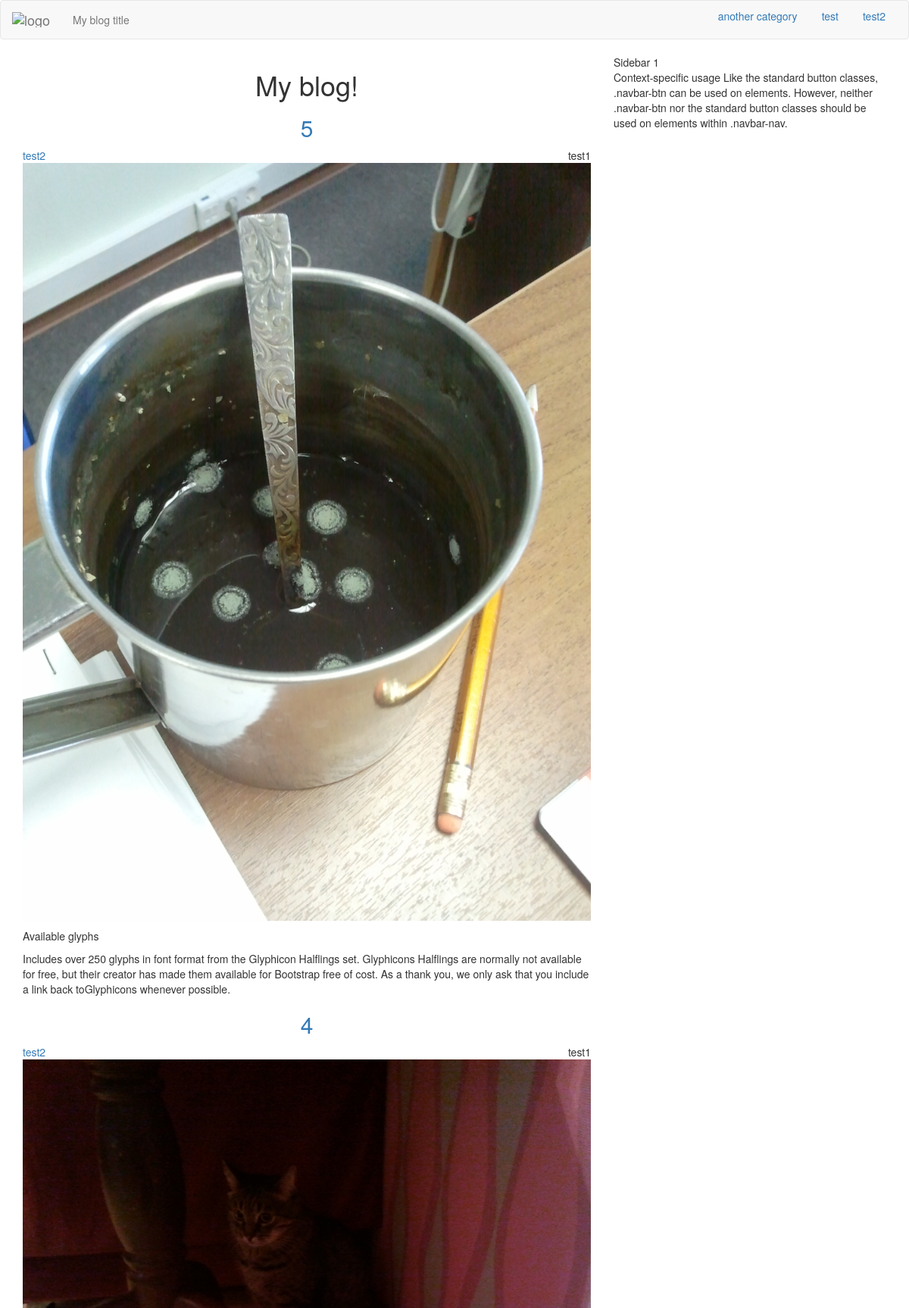
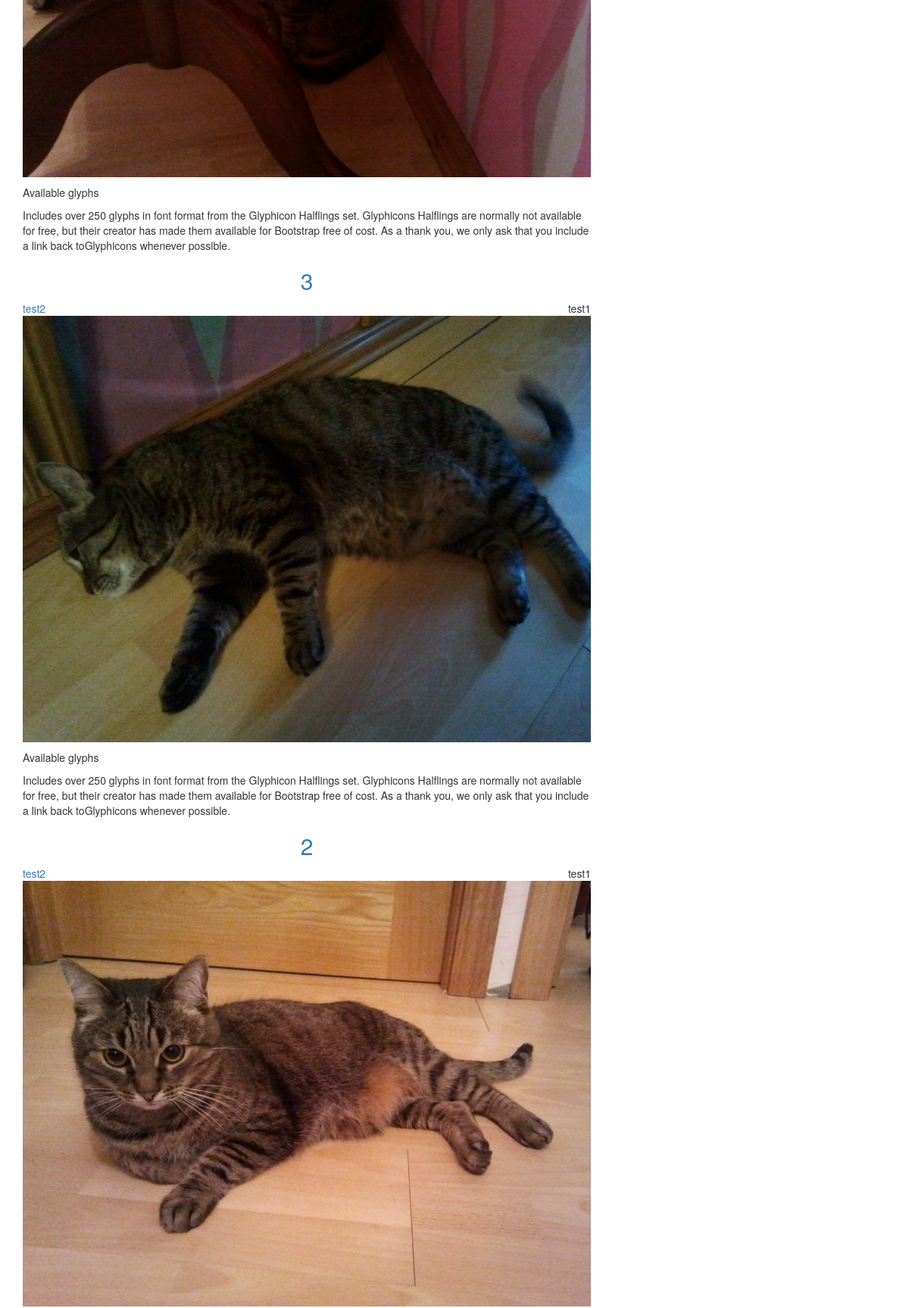
The page / (upper part) on the database its author committed (2 pictures, top to bottom).
### blog/models.py (models this page shows, shortened)
class Category(models.Model):
    index_together = [
    ["id","name", "order"],
    ]
    name = models.CharField(max_length=30, unique=True)
    description = models.TextField(max_length=250)
    slug = models.SlugField("URL",blank=True, max_length=150)
    order = models.SmallIntegerField(blank=True, default=1)
    def __str__(self):
        return self.name

class Post(models.Model):
    index_together = [
    ["title", "description", "post_thumbnail", "author", "category",
     "url", "published", "status"],
    ]
    title = models.CharField(max_length=150)
    description = RichTextField(max_length = 500, config_name = "description",
                                blank=True)
    text = RichTextUploadingField(config_name = "post")
    today = datetime.date.today()
    post_image = models.ImageField(upload_to =
                        str(today.year)+'/'
                        +str(today.month)+'/'+str(today.day)+'/', blank=True)
    post_image.short_description = 'Image'
    post_thumbnail = ImageSpecField(source='post_image',
                                processors=[ResizeToFit(640, 480)],
                                format='JPEG',
                                options={'quality': 85})
    def get_image(self):
        return mark_safe('<img src="%s" class ="img-responsive center-block"/>'\
                         % (self.post_thumbnail.url))
    get_image.short_description = 'Thumbnail'
    created = models.DateTimeField(auto_now_add=True)
    edited = models.DateTimeField(auto_now=True)
    published = models.DateTimeField(default=timezone.now)
    author = models.ForeignKey(settings.AUTH_USER_MODEL) ###
    category = models.ForeignKey('Category')
    tags = models.ManyToManyField('Tag',
                                        related_name='posts',
                                        related_query_name='post',
                                        blank=True)
    url = models.SlugField(blank=True)
    STATUS = (
                ("D", "Draft"),
                ("P","Published"),
    )
    status = models.CharField(max_length=1, choices=STATUS, default="D")
    ordering = ('-published',)
    def get_absolute_url(self):
        cat_url = slugify(self.category)
        post_url = slugify(self.title)
        return "/%s/%s-%i/" % (cat_url, self.url, self.id)
    def get_category(self):
        return slugify(self.category)

class myUser(AbstractBaseUser):
    index_together = [
    ["id", "username"],
    ]
    username = models.CharField("Username", max_length=30,
                                blank=False,
                                unique=True)
    email = models.EmailField(unique=True, blank=False)
    is_active = models.BooleanField("Is active", default=True)
    is_it_staff = models.BooleanField("Is stuff", default=False)
    is_it_superuser = models.BooleanField("Is admin", default=False)
    last_login = models.DateTimeField(auto_now=True)
    date_joined = models.DateTimeField(auto_now_add=True)
    REQUIRED_FIELDS = ['email',]
    USERNAME_FIELD = 'username'
    objects = MyUserManager()
    def __str__(self):
        return self.username.lower()

### blog/views.py (the view)
# urls.py: url(r'^$', views.Index, name='Index'),
def Index(request):
    template = 'list.html'
    page_template = 'list_page.html'
    context = {
        'posts': Post.objects.select_related("author", "category")\
            .filter(status="P").order_by('-published'),
        'page_template': page_template,
        'cat_list': cat_list
    }
    if request.is_ajax():
        template = page_template
    return render(request, template, context )

### templates/list.html (shortened to what this page needs)
{% extends "index.html" %}
{% block title2 %}My blog!{% endblock %}
{% block content %}
{% include page_template %}
{% endblock %}

### templates/index.html (shortened to what this page needs)
{% load staticfiles %}
<!DOCTYPE html>
<html>
<head>
<link rel="stylesheet" href="/static/css/backtotop.css" type="text/css">
<link rel="stylesheet" href="/static/css/bootstrap.min.css" type="text/css" />
<link rel="stylesheet" href="/static/css/custom.css" type="text/css" />
</head>
<body>
  <div class="navbar navbar-default">
    <div class="container-fluid">
      <div class="navbar-header">
        <a class="navbar-brand" href="{{ request.scheme }}://{{ request.get_host }}">
          <img alt="logo" src="#" /></a>
        <p class="navbar-text">
          My blog title
        </p>
      </div>
      <ul class="nav nav-pills pull-right">
        {% for cat in cat_list %}
          {% if category and cat|slugify == category %}
            <li role="presentation" class="active">
            <a href="{{ request.scheme }}://{{ request.get_host }}/{{ cat|slugify }}">
              {{ cat }}</a></li>
          {% else %}
            <li role="presentation">
            <a href="{{ request.scheme }}://{{ request.get_host }}/{{ cat|slugify }}">
              {{ cat }}</a></li>
          {% endif %}
        {% endfor %}
      </ul>
    </div>
  </div>
<div class="container">
<div class="row">
  <div class="col-md-4 pull-right sidebar">
    <div class="sidebar1">
      <p>
        Sidebar 1<br />
        Context-specific usage
Like the standard button classes, .navbar-btn can be used on
  elements. However, neither .navbar-btn nor the standard button classes
  should be used on  elements within .navbar-nav.
      </p>
    </div>
  </div>
<div class="col-md-8 main">
<h1 class="text-center">{% block title2 %}{% endblock %}</h1>
<div class="content">
  {% block content %}
  {% endblock %}
</div>
</div>
</div>
</div>
</body>
</html>

### templates/list_page.html (shortened to what this page needs)
{% load el_pagination_tags %}
{% autoescape off %}
{% for post in posts %}
  <div class="post">
    <a href="{{ post.get_absolute_url }}"><h2 class="text-center">
      {{ post.title }}</h2></a>
    <div class="post_category pull-left">
      <a href="{{ request.scheme }}://{{ request.get_host }}/{{ post.get_category }}"
        class="post-category">
        {{ post.category }}</a>
    </div>
    <div class="post-author pull-right">
      {{ post.author }}
    </div>
    <div class="clearfix">
    </div>
    {% if post.post_image %}
    <div class="post-thumbnail">
        {{ post.get_image }}
    </div>
    {% endif %}
    {% if post.description %}
    <p class="post-description">
      {{ post.description }}
    </p>
    {% endif %}
  </div>
{% empty %}
<div class="post">
    <h3>No posts in this category yet...</h3>
</div>
{% endfor %}
{% endautoescape %}

### rows shown on the page
Category: name "another category"
Category: name "test"
Category: name "test2"
Post: title "5", category "test2", author "test1", get_image (picture), description "Available glyphs Includes over 250 glyphs in font format from the Glyphicon Halflings set. Glyphicons Halflings are normally not available for free, but their creator has made them available for Bootstrap free of cost. As a thank you, we only ask that you include a link back toGlyphicons whenever possible."
Post: title "4", category "test2", author "test1", get_image (picture), description "Available glyphs Includes over 250 glyphs in font format from the Glyphicon Halflings set. Glyphicons Halflings are normally not available for free, but their creator has made them available for Bootstrap free of cost. As a thank you, we only ask that you include a link back toGlyphicons whenever possible."
Post: title "3", category "test2", author "test1", get_image (picture), description "Available glyphs Includes over 250 glyphs in font format from the Glyphicon Halflings set. Glyphicons Halflings are normally not available for free, but their creator has made them available for Bootstrap free of cost. As a thank you, we only ask that you include a link back toGlyphicons whenever possible."
Post: title "2", category "test2", author "test1", get_image (picture)
